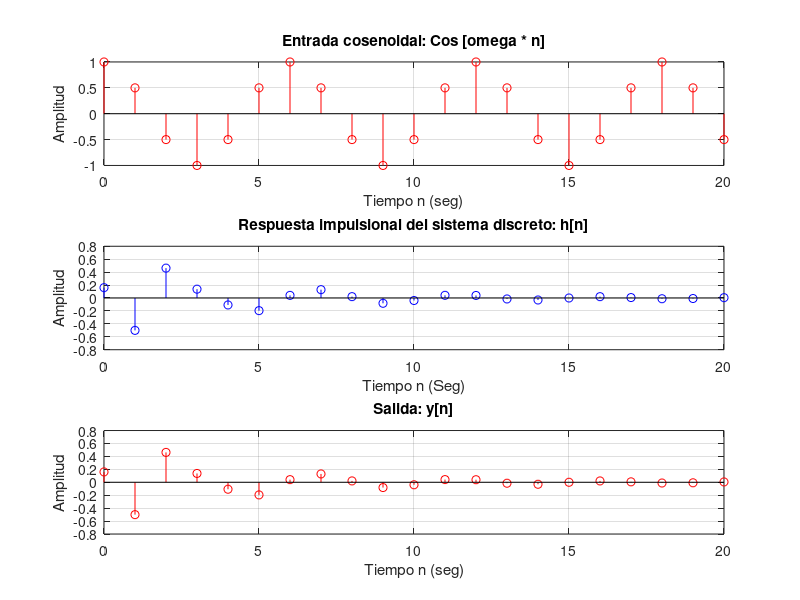

This figure's MATLAB source:
N = 20;
n = 0:N;
omega = pi/3
xn = cos (omega*n)

A = [1 0.13 0.52 0.3];
B = [0.16 -0.48 0.48 -.016];
dn = [1 zeros(1, (length (n) - 1))];
y1 = 0; y2 = 0; y3 = 0;
ci = [y1 y2 y3];
yn1 = filter (B, A, dn, ci);
yn2 = filter (B, A, dn, ci);

subplot (311);
stem (n, xn, 'r'); grid;
xlabel ('Tiempo n (seg)'); ylabel ('Amplitud');
title ('Entrada cosenoidal: Cos [omega * n]');

subplot (312);
stem (n, yn1, 'b'); grid;
xlabel ('Tiempo n (Seg)'); ylabel ('Amplitud');
title ('Respuesta impulsional del sistema discreto: h[n]');

subplot (313);
stem (n, yn2, 'r'); grid;
xlabel ('Tiempo n (seg)'); ylabel ('Amplitud');
title ('Salida: y[n]');
